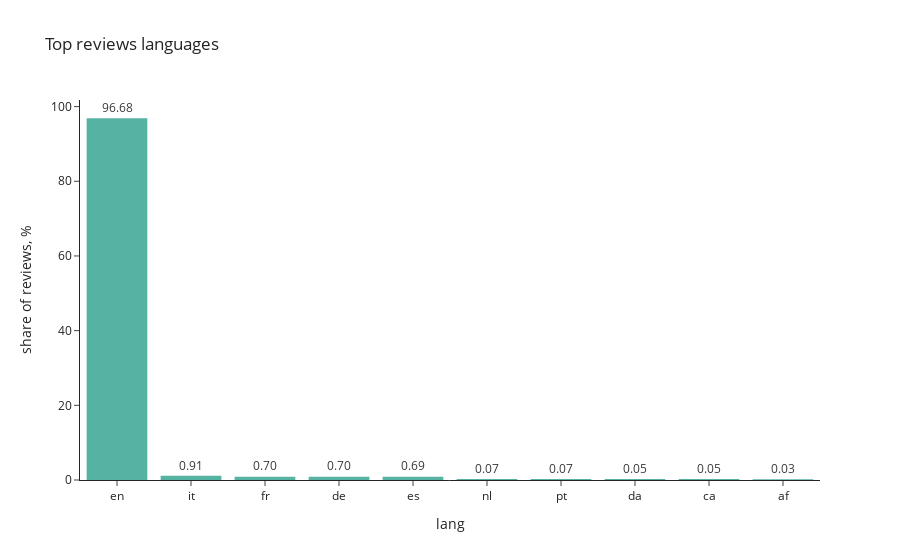

Source (notebook cell):
### Code cell
# レビューの言語の分布を可視化.
fig = px.bar(
    100 * filt_df.lang.value_counts(normalize = True).head(10),
    text_auto = '.2f',
    labels = {'value': 'share of reviews, %', 'index': 'language'},
    title = 'Top reviews languages'
)

fig.update_layout(showlegend = False)

fig.update_traces(marker_color=colormap[6],
                  marker_line_color=colormap[6],
                  marker_line_width=1.5,
                  opacity=0.9)

fig.update_traces(textfont_size=12, textangle=0, textposition="outside", cliponaxis=False)

### Figure 1 — Plotly figure (JSON) as saved in the notebook; plotly's stock layout.template omitted (floating-point values rounded to 4 significant figures)
{"data": [{"cliponaxis": false, "hovertemplate": "variable=proportion<br>lang=%{x}<br>share of reviews, %=%{y}<extra></extra>", "legendgroup": "proportion", "marker": {"color": "rgb(68, 170, 153)", "line": {"color": "rgb(68, 170, 153)", "width": 1.5}, "pattern": {"shape": ""}}, "name": "proportion", "opacity": 0.9, "orientation": "v", "showlegend": true, "textangle": 0, "textfont": {"size": 12}, "textposition": "outside", "texttemplate": "%{y:.2f}", "type": "bar", "x": ["en", "it", "fr", "de", "es", "nl", "pt", "da", "ca", "af"], "xaxis": "x", "y": [96.68, 0.9055, 0.7016, 0.7016, 0.6934, 0.07342, 0.06526, 0.04895, 0.04895, 0.03263], "yaxis": "y"}], "layout": {"barmode": "relative", "legend": {"title": {"text": "variable"}, "tracegroupgap": 0}, "showlegend": false, "title": {"text": "Top reviews languages"}, "xaxis": {"anchor": "y", "domain": [0, 1], "title": {"text": "lang"}}, "yaxis": {"anchor": "x", "domain": [0, 1], "title": {"text": "share of reviews, %"}}}}
